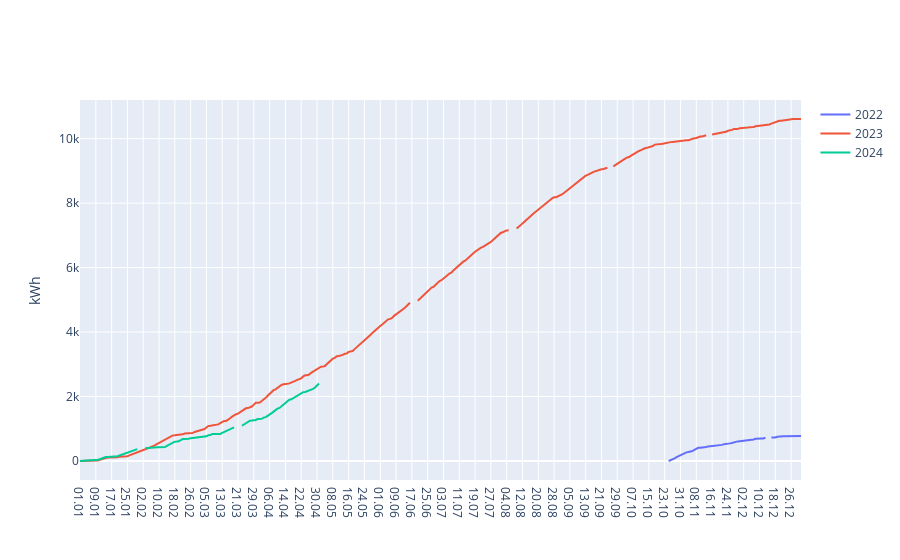

Source (notebook cell):
### Markdown cell above
### ...skupno

### Code cell
fig = go.Figure()
for i,csv in enumerate(csvs):
    skupna_oddana_letno = (csv['ODDANA DELOVNA ENERGIJA ET'] - csv['ODDANA DELOVNA ENERGIJA ET'].shift(1, fill_value=csv['ODDANA DELOVNA ENERGIJA ET'][0])).cumsum();
    fig.add_traces(go.Scatter(name=str(years[i]), x=csv['Datum'].dt.strftime('%d.%m'), y = skupna_oddana_letno))

fig.update_xaxes(categoryorder='array', categoryarray=days_in_year)
fig.update_layout(hovermode='x unified', yaxis=dict(title="kWh"), xaxis_tickformat='%d-%b')
fig.show()
